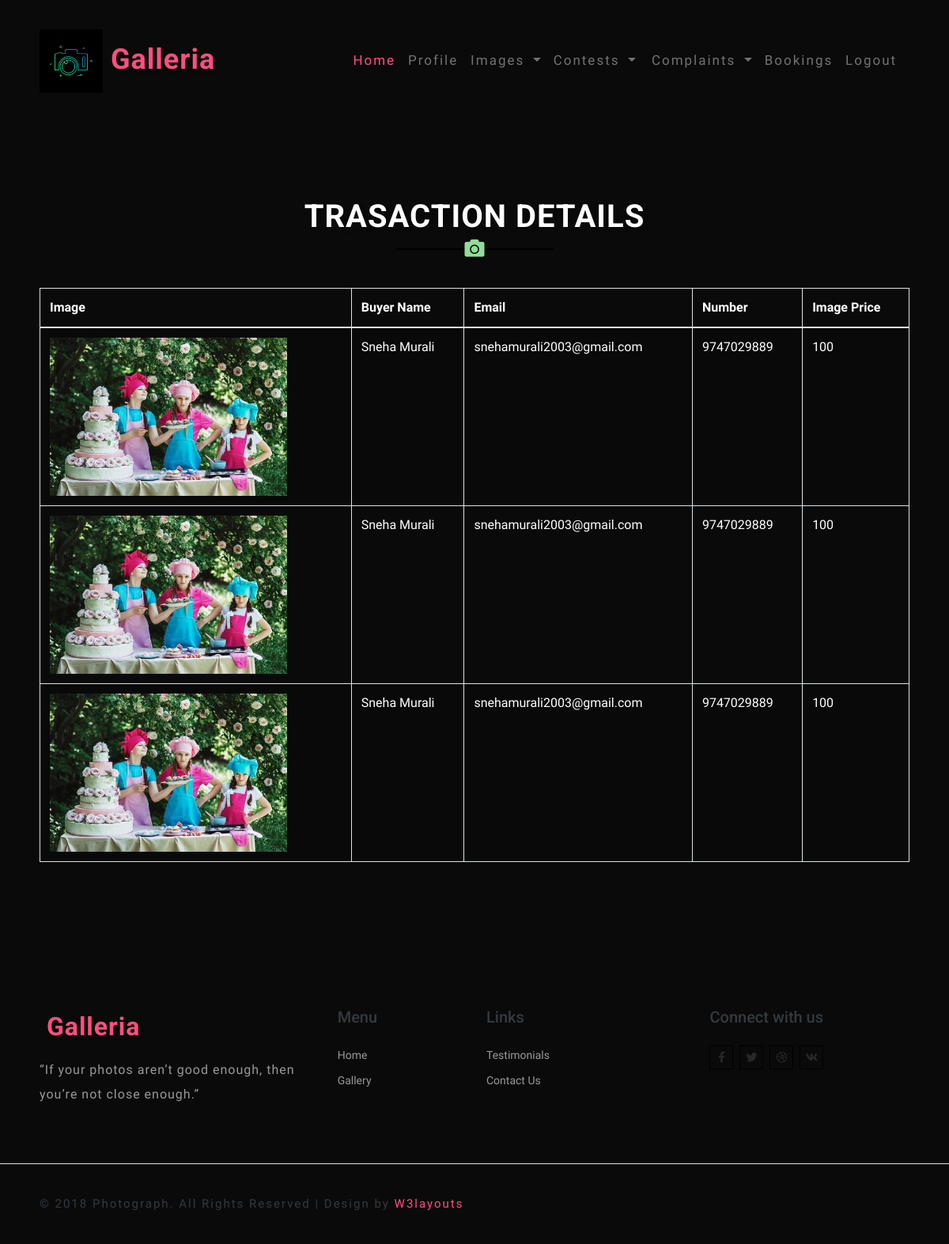
The page /vw_bookings (signed in) on the database its author committed.
### Image/models.py (models this page shows)
class bookings(db.Model, UserMixin):
    id=db.Column(db.Integer, primary_key=True)
    user_id = db.Column(db.Integer, ForeignKey('register.id'))
    uid= relationship('register',foreign_keys=[user_id])
    image_id= db.Column(db.Integer,ForeignKey('image.id'))
    imid=relationship('image',foreign_keys=[image_id])

class image(db.Model, UserMixin):
    id=db.Column(db.Integer, primary_key=True)
    user_id = db.Column(db.Integer, ForeignKey('register.id'))
    uid= relationship('register',foreign_keys=[user_id])
    image=db.Column(db.String(80))
    title=db.Column(db.String(80))
    imgtype=db.Column(db.String(80))
    rate=db.Column(db.Integer)

class register(db.Model, UserMixin):
    id=db.Column(db.Integer, primary_key=True)
    name = db.Column(db.String(80))
    email= db.Column(db.String(80))
    number= db.Column(db.String (10))
    password = db.Column(db.String(80))
    utype = db.Column(db.String(80))
    age = db.Column(db.String(80))
    dob = db.Column(db.String(80))
    image=db.Column(db.String(80))
    status=db.Column(db.String(80),default='NULL')

### Image/routes.py (the view)
@login_required
@app.route('/vw_bookings')
def view_bookings():
    uid=current_user.id
    a = image.query.filter_by(user_id=uid).all()
    b= []
    for i in a:
        booking_entries=bookings.query.filter_by(image_id=i.id).all()
        b.extend(booking_entries)
    return render_template("view_bookings.html",a=a,b=b)

### Image/models.py (called while the page is built)
@login_manager.user_loader
def load_user(id):
    return register.query.get(int(id))

### Image/templates/view_bookings.html (shortened to what this page needs)
{%extends 'layout.html'%}
{%block content%}
<!DOCTYPE html>
<html lang="en">
<head>
</head>
<body>
    <div class="newsletter_right_w3agile py-5" id="newsletter">
        <div class="container py-xl-5 py-lg-3">
            <div class="main-title text-center mb-5">
                <h3 class="tittle text-uppercase text-white font-weight-bold">TRASACTION DETAILS</h3>
                <div class="title-icon">
                    <i class="fas fa-camera"></i>
                </div>
            </div>
                {% if session['ut'] == "Contributor" %}
                    <table class="table table-striped table-bordered" style="color: #ffff;">
                        <thead>
                            <tr>
                                <th>Image</th>
                                <th>Buyer Name</th>
                                <th>Email</th>
                                <th>Number</th>
                                <th>Image Price</th>
                            </tr>
                        </thead>
                    <tbody>
                        {% for i in a %}
                          {% for j in b %}
                            {% if j.imid.id == i.id %}
                                <tr>
                                    <td><img src="../static/uploads/{{i.image}}" class="image"></td>
                                    <td>{{j.uid.name}}</td>
                                    <td>{{j.uid.email}}</td>
                                    <td>{{j.uid.number}}</td>
                                    <td>{{j.imid.rate}}</td>
                                </tr>
                            {% endif %}
                          {% endfor %}
                        {% endfor %}
                    </tbody>
                    </table>
                    {% endif %}
    </div>
    </div>
</body>
</html>
{%endblock%}

### Image/static/css/style.css (style rules this page uses)
body { padding: 0; margin: 0; background: #0a0a0a; font-family: 'Hind', sans-serif; }
h1, h2, h3, h4, h5, h6 { margin: 0; padding: 0; font-family: 'Roboto', sans-serif; }
h3.tittle { color: #ff4f81; text-shadow: 2px 4px 5px rgba(21, 20, 20, 0.22); font-size: 40px; letter-spacing: 1px; }
.title-icon i { color: rgb(143, 223, 150); font-size: 25px; position: absolute; top: -13px; left: 0; right: 0; }
.title-icon { border-bottom: 2px solid #000; max-width: 200px; margin: 1em auto 1.5em; position: relative; }
.container { padding: 20px; }

### Image/templates/view_bookings.html (style rules this page uses)
.image { width: 300px; height: 200px; }

### rows shown on the page
bookings: image (picture), uid.name "Sneha Murali", uid.email "snehamurali2003@gmail.com", uid.number "9747029889", imid.rate "100"
bookings: image (picture), uid.name "Sneha Murali", uid.email "snehamurali2003@gmail.com", uid.number "9747029889", imid.rate "100"
bookings: image (picture), uid.name "Sneha Murali", uid.email "snehamurali2003@gmail.com", uid.number "9747029889", imid.rate "100"
